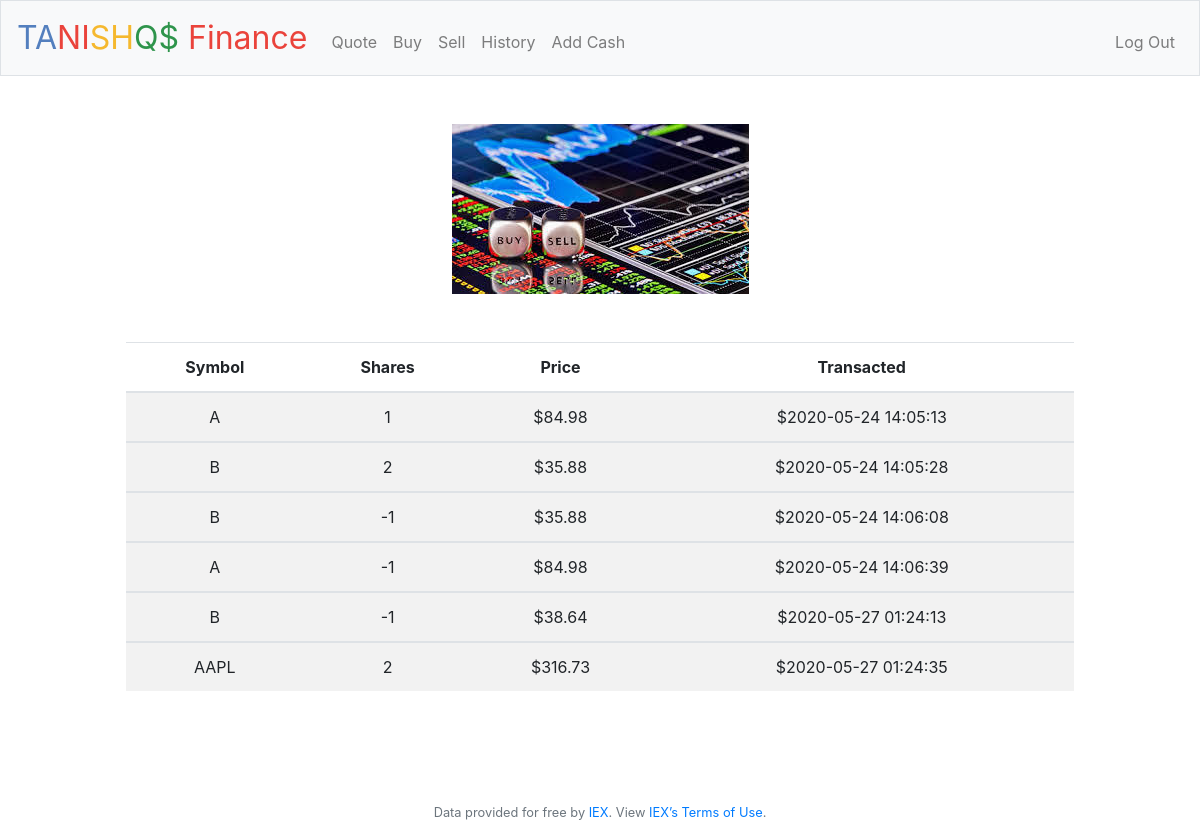
Page /history (signed in) on the committed database.
### tables this page shows
CREATE TABLE 'hist' ('hist_id' INTEGER NOT NULL, 'symbol' TEXT NOT NULL, 'share' INTEGER NOT NULL, price NUMERIC, 'time' DATETIME, FOREIGN KEY('hist_id') REFERENCES users('id'));

### application.py (the view)
@app.route("/history")
@login_required
def history():
    history = db.execute("SELECT * from hist WHERE hist_id = :user_id", user_id = session["user_id"])
    return render_template("history.html", history = history)

### application.py (called while the page is built)
@app.after_request
def after_request(response):
    response.headers["Cache-Control"] = "no-cache, no-store, must-revalidate"
    response.headers["Expires"] = 0
    response.headers["Pragma"] = "no-cache"
    return response

### helpers.py (called while the page is built)
def login_required(f):
    @wraps(f)
    def decorated_function(*args, **kwargs):
        if session.get("user_id") is None:
            return redirect("/login")
        return f(*args, **kwargs)
    return decorated_function

### templates/history.html (shortened to what this page needs)
{% extends "layout.html" %}
{% block main %}
<img src = "{{ url_for('static', filename='history.jpg') }}" alt = "image of stockshistory">
    <main class="container p-5">
        <table class="table table-striped">
            <thead>
                <tr>
                    <th>Symbol</th>
                    <th>Shares</th>
                    <th>Price</th>
                    <th>Transacted</th>
                </tr>
            </thead>
            {% for row in history %}
                <tbody>
                        <tr>
                            <td>{{ row['symbol'] }}</td>
                            <td>{{ row['share'] }}</td>
                            <td>${{ row['price'] }}</td>
                            <td>${{ row['time'] }}</td>
                        </tr>
            {% endfor %}
                </tbody>
        </table>
    </main>
{% endblock %}

### static/styles.css (style rules this page uses)
main { overflow-x: auto; text-align: center; }
main img { max-width: 100%; }

### rows in the picture
hist: symbol "A", share "1", price "84.98", time "2020-05-24 14:05:13"
hist: symbol "B", share "2", price "35.88", time "2020-05-24 14:05:28"
hist: symbol "B", share "-1", price "35.88", time "2020-05-24 14:06:08"
hist: symbol "A", share "-1", price "84.98", time "2020-05-24 14:06:39"
hist: symbol "B", share "-1", price "38.64", time "2020-05-27 01:24:13"
hist: symbol "AAPL", share "2", price "316.73", time "2020-05-27 01:24:35"
